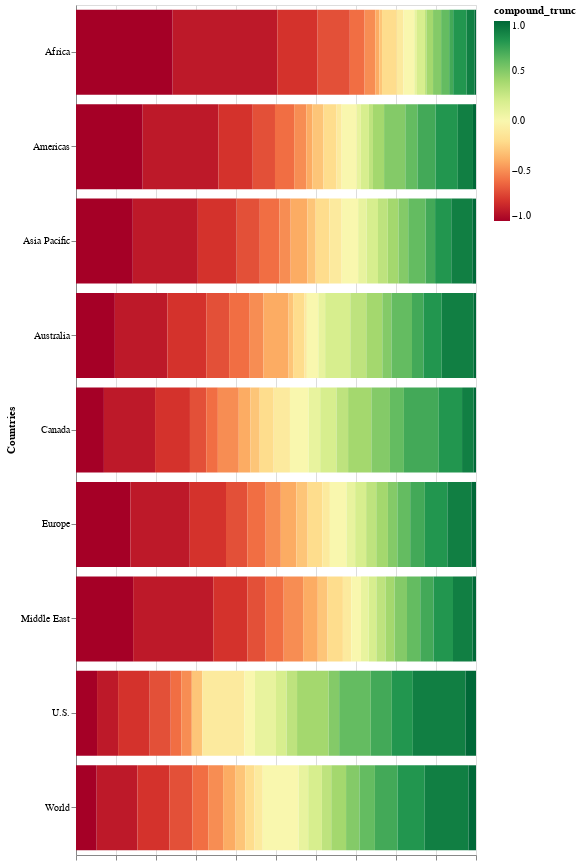

Notebook source saved alongside this figure:
### Code cell
stacked_bar

### Figure 1 — Vega-Lite specification as saved in the notebook (floating-point values rounded to 4 significant figures; data arrays with more than 128 entries replaced by an {"elided": "..."} marker saying what was removed)
{"config": {"view": {"continuousWidth": 400, "continuousHeight": 300}}, "data": {"name": "data-5b525bea0582867311b3c6115b8dc52c"}, "mark": "bar", "encoding": {"color": {"field": "compound_trunc", "scale": {"scheme": "redyellowgreen"}, "type": "quantitative"}, "order": {"field": "compound_trunc", "sort": "ascending", "type": "quantitative"}, "tooltip": [{"field": "compound_trunc", "type": "quantitative"}, {"field": "subsection_name", "type": "nominal"}, {"field": "count", "type": "quantitative"}], "x": {"axis": {"labels": false, "title": ""}, "field": "count", "stack": "normalize", "type": "quantitative"}, "y": {"axis": {"title": "Countries"}, "field": "subsection_name", "type": "nominal"}}, "height": 850, "$schema": "https://vega.github.io/schema/vega-lite/v4.17.0.json", "datasets": {"data-5b525bea0582867311b3c6115b8dc52c": {"elided": "187 records"}}}
